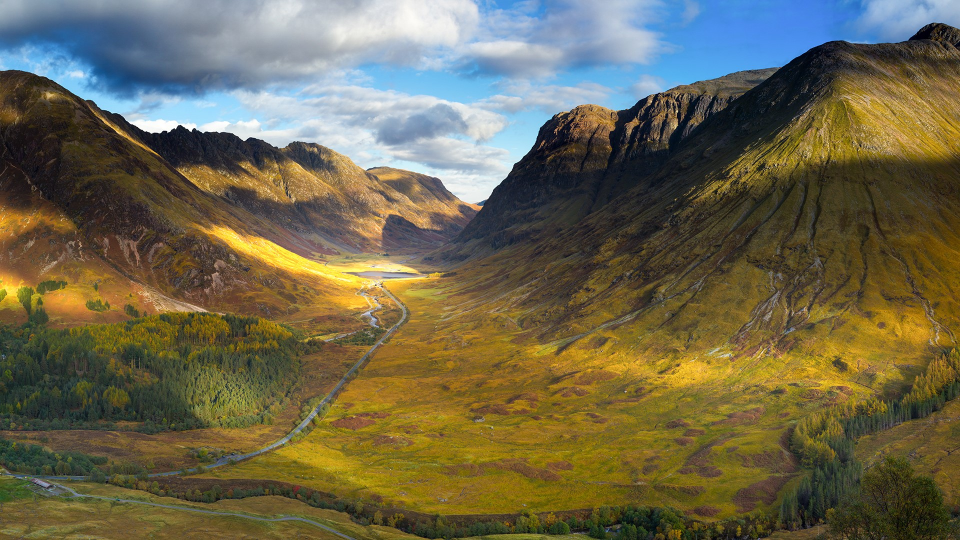
#> input picture work_with_img/batch_drawing_point/sample.jpg, 1920 x 1080 px (shown at 1/2 size)
$ python batch_drawing_point.py
#> lines starting #> are read from the running program, lines starting #| are printed output that depends on the picture; after the words box and inside, x2 and y2 are one past the last pixel; in counts of white or black regions, pixels touching at a corner belong together
#!/use/local/bin/python3
# refer: https://docs.opencv.org/3.1.0/dc/da5/tutorial_py_drawing_functions.html

import numpy as np
import cv2
import os

# Define start and end point
p1 = [1136, 673]
p2 = [1578, 362]
k = float(abs(p1[1] - p2[1])) / float(abs(p1[0] - p2[0]))

# Create the meteorology data folder
outfld = "output"
if not os.path.exists(outfld):
    os.mkdir(outfld)
os.system("rm -rf " + outfld + "/*")


# Loop
for i, x in enumerate(range(p2[0], p1[0]-5, -10),1):
    no = str("%03d" % i)
    print(no)

    # Open an img
    img = cv2.imread("sample.jpg")
#> img is the input picture: shape (1080, 1920, 3); mean B, G, R 77.3, 102.6, 108.4

    # Get the size of img
    height, width, channels = img.shape
#> height = 1080; width = 1920; channels = 3
    #print("width = %d height = %d" % (width, height))

    # Draw line
    # to pass starting and ending coordinates of line, blue thickness 4px
    cv2.line(img, (p1[0],p1[1]), (p2[0],p2[1]), (255,0,255), 4)
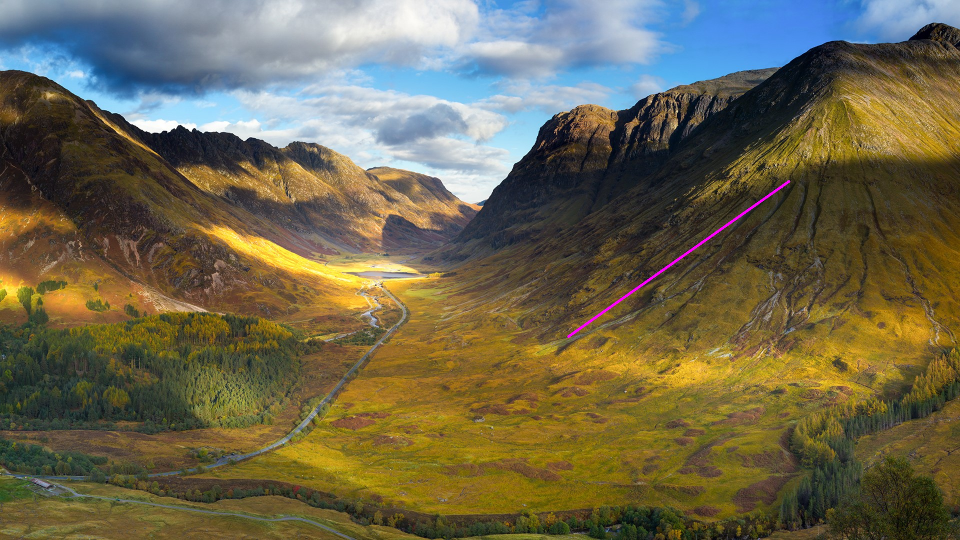
#> img: shape (1080, 1920, 3) (shown at 1/2 size); 0.14% of pixels changed, all inside (x1, y1, x2, y2) = (1134, 360, 1581, 676)

    for ii, xx in enumerate(range(p2[0], p1[0]-5, -10),1):
        # Draw circle
        # to draw a circle, you need its center coordinates and radius.
        yy = p2[1] + k * abs(p2[0] - xx)
        yy = int(yy)
        cv2.circle(img, (xx,yy), 5, (0,0,0), -1)
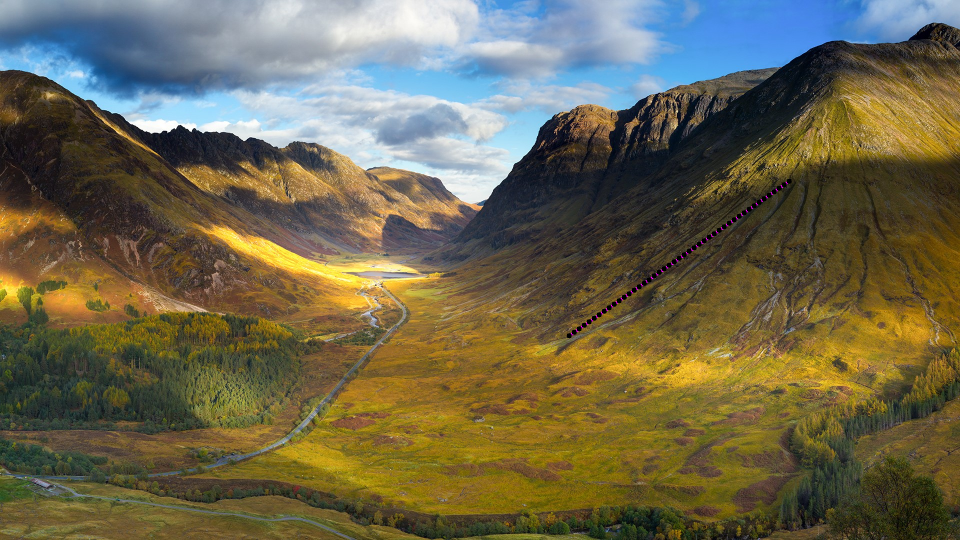
#> img: shape (1080, 1920, 3) (shown at 1/2 size); 0.18% of pixels changed, all inside (x1, y1, x2, y2) = (1133, 357, 1584, 677)

    # Draw circle
    # to draw a circle, you need its center coordinates and radius.
    y = p2[1] + k * abs(p2[0] - x)
    y = int(y)
    #print(x,y)
    cv2.circle(img, (x,y), 5, (255,0,0), -1)
#> img: shape (1080, 1920, 3); under 0.01% of pixels changed, all inside (x1, y1, x2, y2) = (1573, 357, 1584, 368)

    # Write drawing to img
    outimg = outfld + "/" + "sample_" + no + ".jpg"
    cv2.imwrite(outimg,img)
